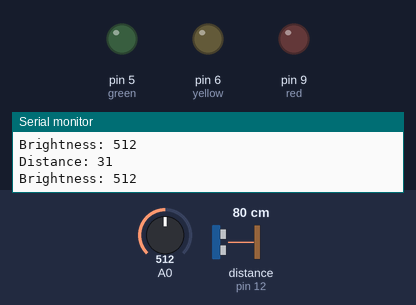
Bench run of a sketch on a simulated Arduino Uno, built with avr-gcc and run on an emulated ATmega328P. Parts: output pins drawn as LEDs (lit = HIGH), the last lines printed to the serial monitor. Wiring (inferred from the names in the program): ultrasonic range finder: trigger pin 11; echo pin 12. The inputs (shaded band) are chosen by the test bench; at power-on: distance to the obstacle (sensor on pin 12) 80 cm, A0 = 512. The echo pulse lasts 58.3 µs per cm; pins used as bus, display or sensor lines are not drawn.

Above: at 1.2 s.
1.3 s: distance to the obstacle (sensor on pin 12) set to 30 cm
3.2 s: distance to the obstacle (sensor on pin 12) set to 26 cm
At 4.7 s:
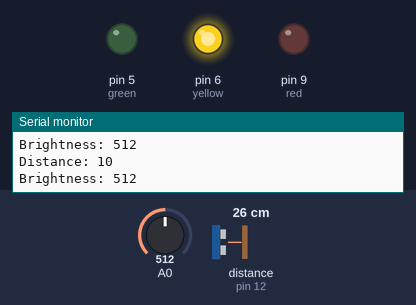
5.3 s: A0 set to 590
6.8 s: A0 set to 616
At 7.1 s:
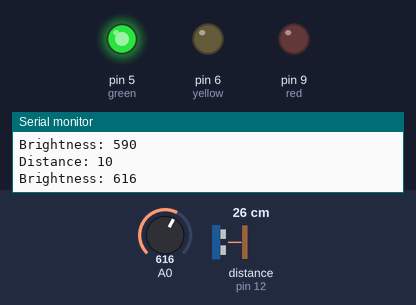
8.3 s: distance to the obstacle (sensor on pin 12) set to 4 cm
At 9.5 s:
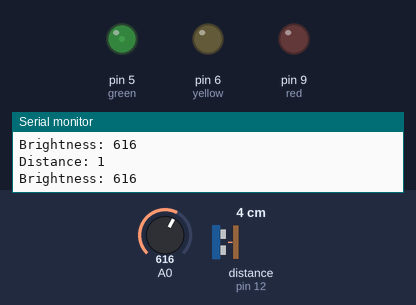
10.3 s: A0 set to 511
At 11.0 s:
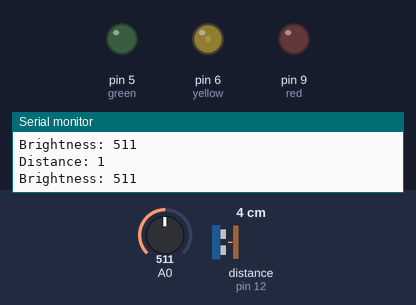
Timing chart, 0 to 12.8 s (numbered marks = the images above; inputs shaded):
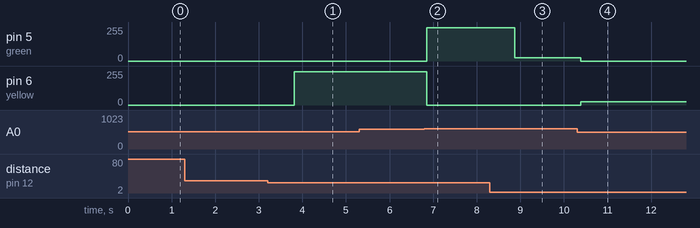

Measured:
- the behaviour switches between 29 and 28 cm on distance to the obstacle (sensor on pin 12) (found by bisection; images 0 and 1)
- the behaviour switches between 600 and 601 on A0 (found by bisection; images 1 and 2)
- after the input at 3.2 s, pin 6 (yellow): 0/255 → 250/255 after 0.62 s
- after the input at 6.8 s, pin 5 (green): 0/255 → 250/255 after 0.05 s; pin 6 (yellow): 250/255 → 0/255 after 0.05 s
- after the input at 8.3 s, pin 5 (green): 250/255 → 25/255 after 0.58 s
- after the input at 10.3 s, pin 5 (green): 25/255 → 0/255 after 0.09 s; pin 6 (yellow): 0/255 → 25/255 after 0.09 s

The sketch:

SonicDistanceSensorRemix2.ino
```cpp
 int trigPin = 11;
int echoPin = 12;

int yellow = 6;
int red = 9;
int green = 5;
int brightness = 5;    
int fadeAmount = 5;
int ledbrightness = 255;
long duration;
int distance;


void setup() {
pinMode(trigPin, OUTPUT);
pinMode(echoPin, INPUT);
Serial.begin(9600);

pinMode(yellow,OUTPUT);
pinMode(red,OUTPUT);
pinMode(green,OUTPUT);

}

void loop() {
for(int i = 0; i < 11; i++)
{
  if(distance == i)
  {
    ledbrightness = 25 * i;
    }
  }

digitalWrite(trigPin, LOW);
delayMicroseconds(2);

digitalWrite(trigPin, HIGH);
delayMicroseconds(10);
digitalWrite(trigPin, LOW);

duration = pulseIn(echoPin, HIGH);

distance= duration/74/2;

Serial.print("Distance: ");
Serial.println(distance);
Serial.print("Brightness: ");
Serial.println(analogRead(0));
delay(250);
if(analogRead(0) <= 300 )
  {
  analogWrite(red,ledbrightness);
  analogWrite(green,0);
  analogWrite(yellow,0);
  }
  if(analogRead(0) > 300 && analogRead(0) <=600)
  {
  analogWrite(red,0);
  analogWrite(green,0);
  analogWrite(yellow,ledbrightness);
  }
  if(analogRead(0)> 600)
  {
  analogWrite(red,0);
  analogWrite(green,ledbrightness);
  analogWrite(yellow,0);
  }


}
```
